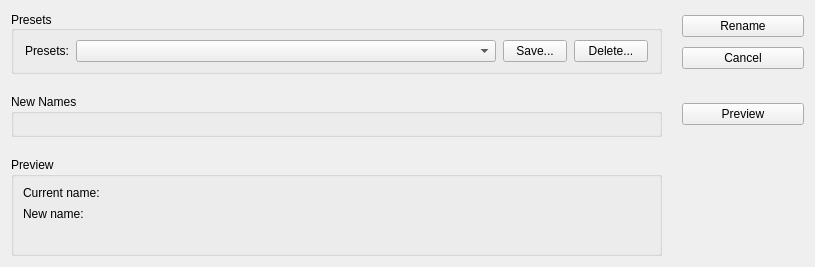
<?xml version="1.0" encoding="UTF-8"?>
<ui version="4.0">
 <class>form</class>
 <widget class="QWidget" name="form">
  <property name="maximumSize">
   <size>
    <width>821</width>
    <height>270</height>
   </size>
  </property>
  <layout class="QHBoxLayout" name="horizontalLayout">
   <property name="spacing">
    <number>20</number>
   </property>
   <property name="sizeConstraint">
    <enum>QLayout::SetFixedSize</enum>
   </property>
   <property name="leftMargin">
    <number>11</number>
   </property>
   <property name="topMargin">
    <number>11</number>
   </property>
   <property name="bottomMargin">
    <number>11</number>
   </property>
   <item>
    <layout class="QVBoxLayout" name="layout_left">
     <item>
      <widget class="QGroupBox" name="presets_group">
       <property name="minimumSize">
        <size>
         <width>0</width>
         <height>0</height>
        </size>
       </property>
       <property name="title">
        <string>Presets</string>
       </property>
       <property name="alignment">
        <set>Qt::AlignLeading|Qt::AlignLeft|Qt::AlignVCenter</set>
       </property>
       <property name="flat">
        <bool>false</bool>
       </property>
       <property name="checkable">
        <bool>false</bool>
       </property>
       <layout class="QHBoxLayout" name="horizontalLayout_2">
        <property name="spacing">
         <number>7</number>
        </property>
        <property name="sizeConstraint">
         <enum>QLayout::SetFixedSize</enum>
        </property>
        <property name="leftMargin">
         <number>11</number>
        </property>
        <property name="rightMargin">
         <number>11</number>
        </property>
        <item>
         <widget class="QLabel" name="presetsLabel">
          <property name="text">
           <string>Presets:</string>
          </property>
         </widget>
        </item>
        <item>
         <widget class="QComboBox" name="presetCombo">
          <property name="sizePolicy">
           <sizepolicy hsizetype="Fixed" vsizetype="Fixed">
            <horstretch>0</horstretch>
            <verstretch>0</verstretch>
           </sizepolicy>
          </property>
          <property name="minimumSize">
           <size>
            <width>420</width>
            <height>22</height>
           </size>
          </property>
          <property name="maximumSize">
           <size>
            <width>420</width>
            <height>16777215</height>
           </size>
          </property>
          <property name="maxVisibleItems">
           <number>13</number>
          </property>
         </widget>
        </item>
        <item>
         <widget class="QPushButton" name="saveButton">
          <property name="sizePolicy">
           <sizepolicy hsizetype="Minimum" vsizetype="Fixed">
            <horstretch>0</horstretch>
            <verstretch>0</verstretch>
           </sizepolicy>
          </property>
          <property name="minimumSize">
           <size>
            <width>0</width>
            <height>0</height>
           </size>
          </property>
          <property name="maximumSize">
           <size>
            <width>64</width>
            <height>22</height>
           </size>
          </property>
          <property name="text">
           <string>Save...</string>
          </property>
          <property name="default">
           <bool>false</bool>
          </property>
          <property name="flat">
           <bool>false</bool>
          </property>
         </widget>
        </item>
        <item>
         <widget class="QPushButton" name="deleteButton">
          <property name="minimumSize">
           <size>
            <width>0</width>
            <height>0</height>
           </size>
          </property>
          <property name="maximumSize">
           <size>
            <width>74</width>
            <height>22</height>
           </size>
          </property>
          <property name="text">
           <string>Delete...</string>
          </property>
         </widget>
        </item>
       </layout>
      </widget>
     </item>
     <item>
      <widget class="QGroupBox" name="newNames_group">
       <property name="minimumSize">
        <size>
         <width>0</width>
         <height>0</height>
        </size>
       </property>
       <property name="title">
        <string>New Names</string>
       </property>
       <layout class="QVBoxLayout" name="verticalLayout_4">
        <property name="leftMargin">
         <number>11</number>
        </property>
        <property name="topMargin">
         <number>11</number>
        </property>
       </layout>
      </widget>
     </item>
     <item>
      <widget class="QGroupBox" name="preview_group">
       <property name="minimumSize">
        <size>
         <width>0</width>
         <height>0</height>
        </size>
       </property>
       <property name="title">
        <string>Preview</string>
       </property>
       <layout class="QVBoxLayout" name="verticalLayout_3">
        <property name="spacing">
         <number>13</number>
        </property>
        <property name="sizeConstraint">
         <enum>QLayout::SetDefaultConstraint</enum>
        </property>
        <item>
         <layout class="QFormLayout" name="formLayout">
          <property name="sizeConstraint">
           <enum>QLayout::SetDefaultConstraint</enum>
          </property>
          <property name="fieldGrowthPolicy">
           <enum>QFormLayout::AllNonFixedFieldsGrow</enum>
          </property>
          <property name="verticalSpacing">
           <number>7</number>
          </property>
          <item row="0" column="0">
           <widget class="QLabel" name="crtNameLabel">
            <property name="text">
             <string>Current name:</string>
            </property>
           </widget>
          </item>
          <item row="1" column="0">
           <widget class="QLabel" name="newNameLabel">
            <property name="text">
             <string>New name:</string>
            </property>
            <property name="alignment">
             <set>Qt::AlignLeading|Qt::AlignLeft|Qt::AlignVCenter</set>
            </property>
           </widget>
          </item>
         </layout>
        </item>
        <item>
         <widget class="QLabel" name="guideLabel">
          <property name="font">
           <font>
            <pointsize>7</pointsize>
           </font>
          </property>
          <property name="text">
           <string/>
          </property>
          <property name="alignment">
           <set>Qt::AlignCenter</set>
          </property>
         </widget>
        </item>
       </layout>
      </widget>
     </item>
    </layout>
   </item>
   <item>
    <layout class="QVBoxLayout" name="layout_right">
     <property name="spacing">
      <number>10</number>
     </property>
     <property name="sizeConstraint">
      <enum>QLayout::SetFixedSize</enum>
     </property>
     <property name="topMargin">
      <number>4</number>
     </property>
     <item>
      <widget class="QPushButton" name="renameButton">
       <property name="minimumSize">
        <size>
         <width>122</width>
         <height>22</height>
        </size>
       </property>
       <property name="maximumSize">
        <size>
         <width>122</width>
         <height>22</height>
        </size>
       </property>
       <property name="text">
        <string>Rename</string>
       </property>
      </widget>
     </item>
     <item>
      <widget class="QPushButton" name="cancelButton">
       <property name="minimumSize">
        <size>
         <width>122</width>
         <height>22</height>
        </size>
       </property>
       <property name="maximumSize">
        <size>
         <width>122</width>
         <height>22</height>
        </size>
       </property>
       <property name="text">
        <string>Cancel</string>
       </property>
      </widget>
     </item>
     <item>
      <widget class="QWidget" name="hidden_space1" native="true">
       <property name="minimumSize">
        <size>
         <width>0</width>
         <height>14</height>
        </size>
       </property>
       <property name="maximumSize">
        <size>
         <width>16777215</width>
         <height>14</height>
        </size>
       </property>
      </widget>
     </item>
     <item alignment="Qt::AlignTop">
      <widget class="QPushButton" name="previewButton">
       <property name="enabled">
        <bool>true</bool>
       </property>
       <property name="minimumSize">
        <size>
         <width>122</width>
         <height>22</height>
        </size>
       </property>
       <property name="maximumSize">
        <size>
         <width>122</width>
         <height>22</height>
        </size>
       </property>
       <property name="text">
        <string>Preview</string>
       </property>
      </widget>
     </item>
    </layout>
   </item>
  </layout>
 </widget>
 <resources/>
 <connections/>
</ui>
